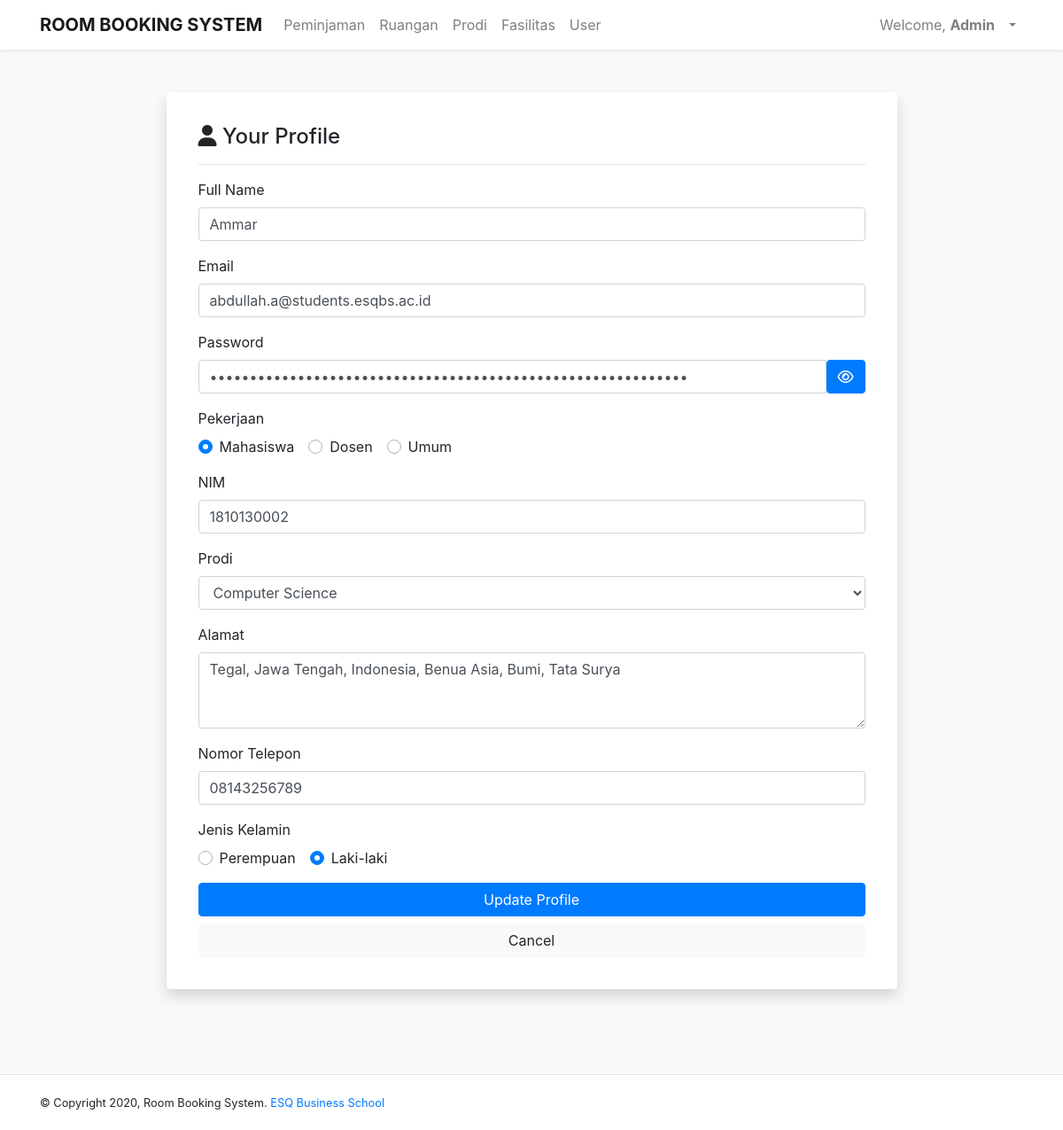
The app's page /dashboardAdmin.php?p=user&UserID=11 (signed in) with its own data.
### tables this page shows
CREATE TABLE `userruangan` (
  `UserID` int(11) NOT NULL,
  `nama` varchar(30) NOT NULL,
  `email` varchar(100) NOT NULL,
  `password` varchar(100) NOT NULL,
  `alamat` varchar(300) DEFAULT NULL,
  `role` varchar(20) DEFAULT NULL,
  `noTelp` varchar(13) DEFAULT NULL,
  `gender` char(1) DEFAULT NULL
);

CREATE TABLE `peminjam` (
  `NIM` varchar(10) DEFAULT NULL,
  `NIDN` varchar(10) DEFAULT NULL,
  `IDProdi` int(11) DEFAULT NULL,
  `UserID` int(11) NOT NULL
);

### class/class.Register.php (called while the page is built, shortened)
<?php
    class Register extends Connection{
        public $UserID = 0;
        public function SelectOneMember(){
            $sql = "SELECT * FROM userruangan WHERE UserID='$this->UserID'";
            $resultOne = mysqli_query($this->connection, $sql);
            if(mysqli_num_rows($resultOne) == 1){
                $data = mysqli_fetch_assoc($resultOne);
                $this->nama = $data['nama'];
                $this->email = $data['email'];
                $this->password = $data['password'];
                $this->alamat = $data['alamat'];
                $this->role = $data['role'];
                $this->noTelp = $data['noTelp'];
                $this->gender = $data['gender'];
            }
        }
    }
?>

### inc.koneksi.php (called while the page is built, shortened)
<?php
    class Connection{
        private $host = "localhost";
        private $user = "root";
        private $password = "";
        function connect(){
            $conn = mysqli_connect($this->host, $this->user, $this->password);
            $this->connection = $conn;
        }
    }
?>

### class/class.Peminjam.php (called while the page is built, shortened)
<?php
    class Peminjam extends Connection{
        public $UserID = 0;
        public function SelectOnePeminjam(){
            $sql = "SELECT * FROM peminjam WHERE UserID='$this->UserID'";
            $resultOne = mysqli_query($this->connection, $sql);
            if(mysqli_num_rows($resultOne) == 1){
                $data = mysqli_fetch_assoc($resultOne);
                $this->NIM = $data['NIM'];
                $this->IDProdi = $data['IDProdi'];
            }
        }
    }
?>

### class/class.Prodi.php (called while the page is built, shortened)
<?php
class Prodi extends Connection{
    public function SelectAllProdi(){
        $sql = "SELECT * FROM prodi";
        $result = mysqli_query($this->connection, $sql);
        $arrResult = Array();
        $count=0;
            while ($data = mysqli_fetch_array($result)){
                $objProdi = new Prodi();
                $objProdi->IDProdi=$data['IDProdi'];
                $objProdi->kaprodi=$data['kaprodi'];
                $objProdi->namaProdi=$data['namaProdi'];
                $arrResult[$count] = $objProdi;
                $count++;
            }
        return $arrResult;
    }
}
?>

### pages/user.php (the view, shortened to what this page needs)
<?php
    require_once('./class/class.Register.php');
    require_once('./class/class.Prodi.php');
    require_once('./class/class.Peminjam.php');
    $objProdi = new Prodi();
    $objRegister = new Register();
    $objPeminjam = new Peminjam();
    $prodiList = $objProdi->SelectAllProdi();
    if(isset($_POST['btnUpdate'])){
        $objRegister->email = $_POST['email'];
        $password = $_POST['pass'];
        $objRegister->password = password_hash($password, PASSWORD_DEFAULT);
        $objRegister->nama = $_POST['fullname'];
        $objRegister->alamat = $_POST['address'];
        $objRegister->role = $_POST['pekerjaan'];
        $objRegister->noTelp = $_POST['noTelp'];
        $objRegister->gender = $_POST['jenisKelamin'];
        $objPeminjam->UserID = $_GET['UserID'];
        $objPeminjam->NIM = $_POST['nim'];
        $objPeminjam->NIDN = $_POST['nidn'];
        $objPeminjam->IDProdi = $_POST['prodi'];
        if(isset($_GET['UserID'])){
            $objRegister->UserID = $_GET['UserID'];
            $objPeminjam->UserID =$_GET['UserID'];
            $objRegister->UpdateMember();
            $objPeminjam->UpdatePeminjam();
        }
        if($objRegister->hasil){
        echo "<script> alert('$objRegister->message'); </script>";
        echo '<script> window.location = "index.php"; </script>';
        }
    } else if (isset($_GET['UserID'])) {
        $objRegister->UserID = $_GET['UserID'];
        $objPeminjam->UserID = $_GET['UserID'];
        $objRegister->SelectOneMember();
        $objPeminjam->SelectOnePeminjam();
    }
?>
<div class="container">
    <div class="wrapper">
        <div class="row justify-content-center align-items-center " style="height:100%">
        <div class="col-md-9">
		    <div class="card shadow p-3 mb-5 mt-5 bg-white rounded border-0">
		        <div class="card-body">
		            <div class="row">
		                <div class="col-md-12">
		                    <h4><i class="fas fa-user"></i> Your Profile</h4>
		                    <hr>
		                </div>
		            </div>
		            <div class="row">
		                <div class="col-md-12">
                            <form action="" autocomplete="off" method="POST">
                                <div class="form-group">
                                    <label for="fullName">Full Name</label>
                                    <input type="text" class="form-control" name="fullname" id="fullName" value="<?php echo $objRegister->nama; ?>">
                                </div>
                                <div class="form-group">
                                    <label for="email">Email</label>
                                    <input type="email" class="form-control" name="email" id="email" value="<?php echo $objRegister->email; ?>">
                                </div>
                                <div class="form-group">
                                    <label for="pass">Password</label>
                                    <div class="input-group">
                                    <input type="password" class="form-control pwd" id="pass" name="pass" autocomplete="off" value="<?php echo $objRegister->password; ?>">
                                    <span class="input-group-btn">
                                        <button class="btn btn-primary reveal " type="button"><i class="fa fa-eye"></i></button>
                                    </span>
                                </div>
                                </div>
                                <div class="form-group" role="tab-list">
                                    <label for="pekerjaan">Pekerjaan</label></br>
                                    <?php
                                            $pekerjaan = array("Mahasiswa", "Dosen", "Umum");
                                            foreach($pekerjaan as $role) {
                                                if($objRegister->role == $role){
                                                    echo '<div class="custom-control custom-radio custom-control-inline">';
                                                    echo '<label class="custom-control-label" for="role'.$role.'">'.$role.'</label>';
                                                    echo '</div>';
                                                }else{
                                                    echo '<div class="custom-control custom-radio custom-control-inline">';
                                                    echo '<label class="custom-control-label" for="role'.$role.'">'.$role.'</label>';
                                                    echo '</div>';
                                                }
                                            }
                                        ?>
                                </div>
                                <div class="tab-content">
                                    <?php
                                        if($objRegister->role == "Mahasiswa"){
                                            echo '<div class="form-group tab-pane active" id="Mahasiswa-content">';
                                            echo '<label for="nim">NIM</label>';
                                            echo '<input type="number" class="form-control" name="nim" id="nim" value="'.$objPeminjam->NIM.'">';
                                            echo '</div>';
                                        }
                                    ?>
                                </div>
                                <div class="form-group">
                                    <label for="prodi">Prodi</label>
                                    <select name="prodi" class="form-control" id="prodi">
                                        <?php
                                            foreach($prodiList as $prodi){
                                                if ($objPeminjam->IDProdi == $prodi->IDProdi ) {
                                                    echo '<option selected value="'.$prodi->IDProdi.'">'.$prodi->namaProdi.'</option>';
                                                } else {
                                                    echo '<option value="'.$prodi->IDProdi.'">'.$prodi->namaProdi.'</option>';
                                                }
                                            }
                                        ?>
                                    </select>
                                </div>
                                <div class="form-group">
                                    <label for="address">Alamat</label>
                                    <textarea class="form-control" name="address" id="address" rows="3" style="height:100%"><?php echo $objRegister->alamat; ?></textarea>
                                </div>
                                <div class="form-group">
                                    <label for="noTelp">Nomor Telepon</label>
                                    <input type="number" class="form-control" name="noTelp" id="noTelp" value="<?php echo $objRegister->noTelp; ?>">
                                </div>
                                <div class="form-group">
                                    <label for="jenisKelamin">Jenis Kelamin</label></br>
                                        <?php
                                            $gender = array("F"=>"Perempuan", "M"=>"Laki-laki");
                                            foreach($gender as $key => $value) {
                                                if($objRegister->gender == $key){
                                                    echo '<div class="custom-control custom-radio custom-control-inline">';
                                                    echo '<label class="custom-control-label" for="laki"> '.$value.'</label>';
                                                    echo '</div>';
                                                }else{
                                                    echo '<div class="custom-control custom-radio custom-control-inline">';
                                                    echo '<label class="custom-control-label" for="perempuan"> '.$value.'</label>';
                                                    echo '</div>';
                                                }
                                            }
                                        ?>
                                </div>
                                <input type="submit" name="btnUpdate" class="btn btn-primary btn-block" value="Update Profile">
                                <a href="dashboardAdmin.php?p=adminListUser" class="btn btn-light btn-block">Cancel</a>
                            </form>
                        </div>
		            </div>
		        </div>
		    </div>
		</div>
        </div>
    </div>
</div>

### records on screen
userruangan: fullname "Ammar", email "abdullah.a@students.esqbs.ac.id", address "Tegal, Jawa Tengah, Indonesia, Benua Asia, Bumi, Tata Surya", noTelp "08143256789"
peminjam: nim "1810130002"

### other values on screen
$_SESSION["nama"] "Admin"
$role "Mahasiswa"
$role "Dosen"
$role "Umum"
$value "Perempuan"
$value "Laki-laki"
form field prodi "Computer Science"
